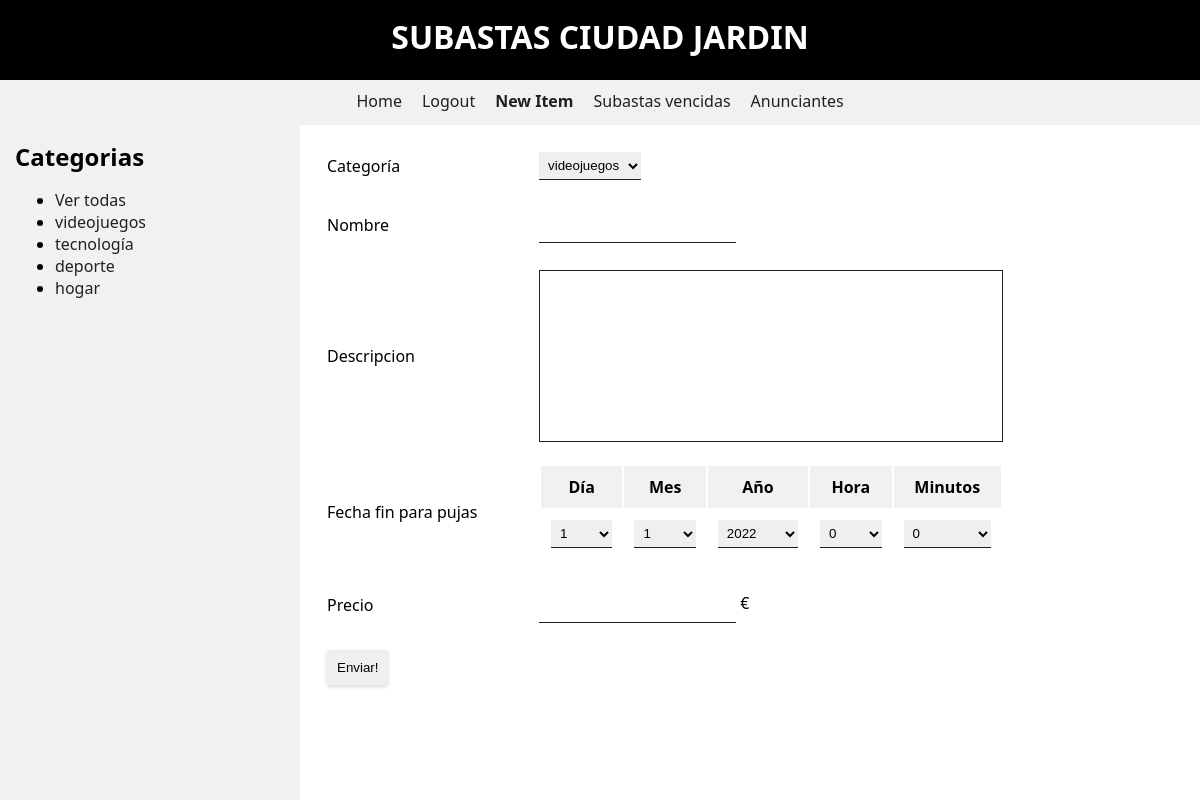
The app's page /php/UD5/views/newitem.php (signed in) with its own data.
### tables this page shows
CREATE TABLE IF NOT EXISTS `categoria` (
  `id` int(11) NOT NULL AUTO_INCREMENT,
  `categoria` varchar(30) NOT NULL,
  PRIMARY KEY (`id`)
);

### php/UD5/db/model.php (called while the page is built, shortened)
<?php
function getCategories($conn)
{
    $sql = "SELECT * FROM CATEGORIA";
    $query = mysqli_query($conn, $sql);
    $result = [];
    while ($category = mysqli_fetch_assoc($query)) {
        $result[] = $category;
    }
    return $result;
}

### php/UD5/views/newitem.php (the view, shortened to what this page needs)
<?php require_once "./header.php";
    $categories = getCategories($conn);
    $now = new DateTime();
?>
<div class="new-item">
    <form action="" method="post">
    <table>
        <tr>
            <td><label for="category">Categoría</label></td>
            <td>
                <select name="category" id="category">
                    <?php
                        foreach ($categories as $category) {
                            echo "<option value='".$category['id']."'>".$category['categoria']."</option>";
                        }
                    ?>
                </select>
            </td>
        </tr>
        <tr>
            <td><label for="name">Nombre</label></td>
            <td><input type="text" name="name" id="name"></td>
        </tr>
        <tr>
            <td><label for="description">Descripcion</label></td>
            <td><textarea name="description" id="description" cols="30" rows="10"></textarea></td>
        </tr>
        <tr>
            <td><label for="day">Fecha fin para pujas</label></td>
            <td>
                <table>
                    <tr>
                        <th>Día</th>
                        <th>Mes</th>
                        <th>Año</th>
                        <th>Hora</th>
                        <th>Minutos</th>
                    </tr>
                    <tr>
                        <td>
                            <select name="day" id="day">
                            <?php
                                for ($i=1; $i <= 31; $i++)
                                   echo "<option>$i</option>";
                            ?>
                            </select>
                        </td>
                        <td>
                            <select name="month" id="month">
                            <?php
                                for ($i=1; $i <= 12; $i++)
                                     echo "<option>$i</option>";
                            ?>
                            </select>
                        </td>
                        <td>
                            <select name="year" id="year">
                            <?php
                                for ($i=$now->format('Y'); $i <= $now->format('Y') + 5; $i++)
                                    echo "<option>$i</option>";
                            ?>
                            </select>
                        </td>
                        <td>
                            <select name="hour" id="hour">
                            <?php
                                for ($i=0; $i < 24; $i++)
                                    echo "<option>$i</option>";
                            ?>
                            </select>
                        </td>
                        <td>
                            <select name="minutes" id="minutes">
                            <?php
                                for ($i=0; $i < 60; $i++)
                                     echo "<option>$i</option>";
                            ?>
                            </select>
                        </td>
                    </tr>
                </table>
            </td>
        </tr>
        <tr>
            <td><label for="price">Precio</label></td>
            <td><input type="number" name="price" id="price" step="0.01" min="0"> <?php echo CURRENCY?></td>
        </tr>
        <tr>
            <td><input type="submit" name="newItem" value="Enviar!"></td>
        </tr>
    </table>
    </form>
</div>
<?php require_once "./footer.php" ?>

### php/UD5/views/bar.php
<h2>Categorias</h2>
<?php
    echo "<ul>";
    if($conn) {
        $categories = getCategories($conn);
        $categoryIndex = isset($categoryIndex) ? $categoryIndex : "";
        if(count($categories))
            echo "<li><a ".($categoryIndex == "all" ? "class='selected'": "")." href='" . BASE_ROUTE . "/views/index.php?category=all'>Ver todas</a></li>";
        foreach ($categories as $category) {
            $class = ($category['id'] == $categoryIndex) ? "class='selected'" : "" ;
            echo "<li><a ".$class." href='" . BASE_ROUTE . "/views/index.php?category=".$category['id']."'>".$category['categoria']."</a></li>";
        }
    }
    echo "</ul>";
?>

### php/UD5/styles/master.css (style rules this page uses)
:root { --font : 'Segoe UI', Tahoma, Geneva, Verdana, sans-serif; --smooth-shadow : 0px 2px 4px rgba(0,0,0,.15); --lite-shadow: 0px 2px 4px rgba(0,0,0,.05); --error-color : #fa2000; --accent-color : dodgerblue; --white : #fff; --black : #000; --elegant-black : #202020; --shutdown-black : #404040; --lightgray : #f1f1f1; }
body { font-family: var(--font); margin: 0; }
a { text-decoration: none; color: var(--elegant-black); transition: .25s; }
#bar li { height: auto; }
#bar h2 { margin: 0; }
table { width: 100%; }
th { background: var(--lightgray); padding: 10px; }
td { padding: 10px; text-align: center; }
label { cursor: pointer; transition: .25s; }
input[type='text'], input[type='password'] , input[type='number'] { padding: 10px; margin: 5px 0; box-sizing: border-box; border: none; border-bottom: 1px solid var(--elegant-black); transition: .25s; }
textarea { border: 1px solid var(--elegant-black); resize: none; width:100%; padding : 10px; }
select { border:none; padding:5px; border-bottom: 1px solid var(--elegant-black); transition: .25s; }
option { background: var(--lightgray); }
input[type='submit'] { cursor: pointer; padding: 10px; box-sizing: border-box; border: none; border-radius: 3px; box-shadow: var(--smooth-shadow); transition: .25s; }
div.new-item table { max-width:700px; }
div.new-item table td { text-align: start; }
div.new-item table td table td { text-align: center; }
div.new-item table td table td select { width:100%; }

### records on screen
categoria: categoria "videojuegos"
categoria: categoria "tecnología"
categoria: categoria "deporte"
categoria: categoria "hogar"

### other values on screen
CURRENCY "€"
form field category "videojuegos"
form field day "1"
form field month "1"
form field year "2022"
form field hour "0"
form field minutes "0"
